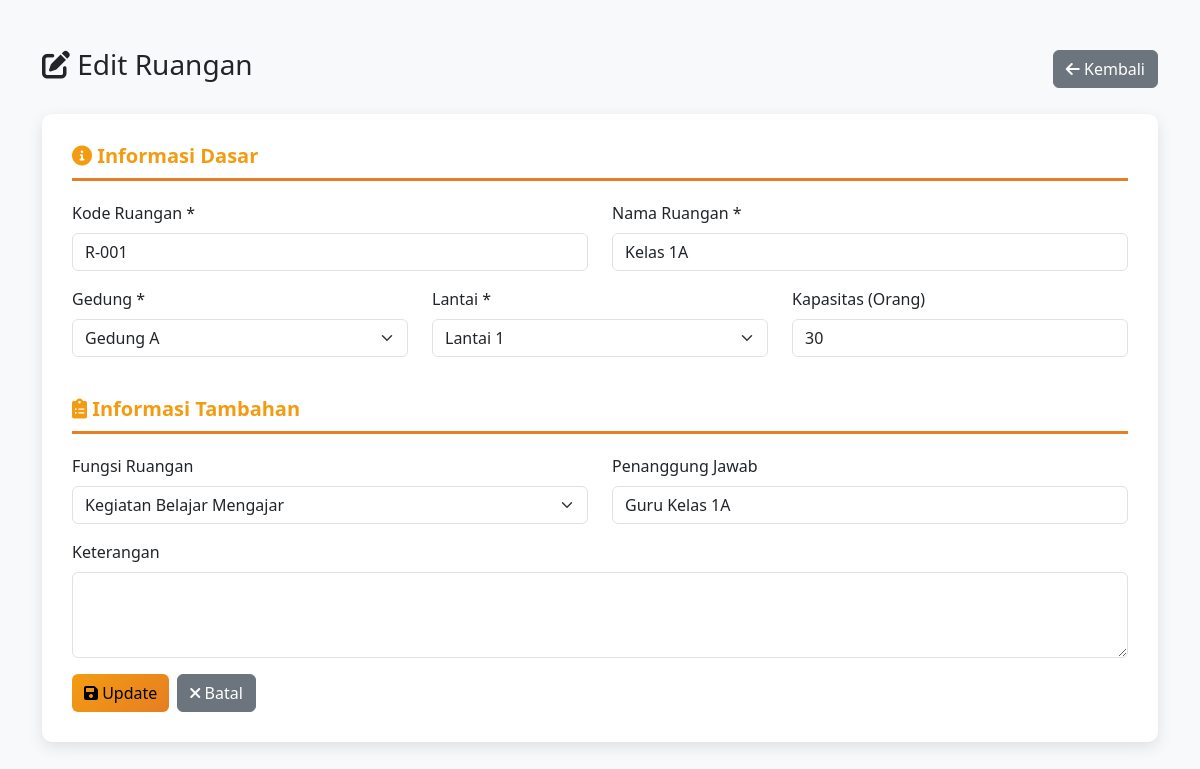
Page /edit_ruangan.php?id=1 (signed in) on the committed database.
### tables this page shows
CREATE TABLE `ruangan` (
  `id` int(11) NOT NULL,
  `kode_ruangan` varchar(50) NOT NULL,
  `nama_ruangan` varchar(100) NOT NULL,
  `lantai` varchar(20) DEFAULT NULL,
  `gedung` varchar(100) DEFAULT NULL,
  `kapasitas` int(11) DEFAULT NULL,
  `fungsi_ruangan` varchar(100) DEFAULT NULL,
  `penanggung_jawab` varchar(100) DEFAULT NULL,
  `keterangan` text DEFAULT NULL,
  `created_at` timestamp NULL DEFAULT current_timestamp(),
  `updated_at` timestamp NULL DEFAULT current_timestamp() ON UPDATE current_timestamp()
);

### edit_ruangan.php (the view, shortened to what this page needs)
<?php
require 'config.php';
$id = $_GET['id'];
$data = mysqli_query($conn, "SELECT * FROM ruangan WHERE id = $id")->fetch_assoc();
?>
<!DOCTYPE html>
<html lang="id">
<head>
    <link href="https://cdn.jsdelivr.net/npm/bootstrap@5.3.0/dist/css/bootstrap.min.css" rel="stylesheet">
    <link rel="stylesheet" href="https://cdnjs.cloudflare.com/ajax/libs/font-awesome/6.0.0/css/all.min.css">
</head>
<body>
<div class="container py-5">
    <div class="d-flex justify-content-between align-items-center mb-4">
        <h3><i class="fas fa-edit"></i> Edit Ruangan</h3>
        <a href="ruangan.php" class="btn btn-secondary"><i class="fas fa-arrow-left"></i> Kembali</a>
    </div>
    <div class="form-section">
        <form method="POST">
            <h5 class="section-title"><i class="fas fa-info-circle"></i> Informasi Dasar</h5>
            <div class="row">
                <div class="col-md-6 mb-3">
                    <label class="form-label">Kode Ruangan *</label>
                    <input type="text" name="kode_ruangan" class="form-control" value="<?= $data['kode_ruangan'] ?>" required>
                </div>
                <div class="col-md-6 mb-3">
                    <label class="form-label">Nama Ruangan *</label>
                    <input type="text" name="nama_ruangan" class="form-control" value="<?= $data['nama_ruangan'] ?>" required>
                </div>
            </div>
            <div class="row">
                <div class="col-md-4 mb-3">
                    <label class="form-label">Gedung *</label>
                    <select name="gedung" class="form-select" required>
                        <option value="Gedung A" <?= $data['gedung']=='Gedung A'?'selected':'' ?>>Gedung A</option>
                    </select>
                </div>
                <div class="col-md-4 mb-3">
                    <label class="form-label">Lantai *</label>
                    <select name="lantai" class="form-select" required>
                        <option value="1" <?= $data['lantai']=='1'?'selected':'' ?>>Lantai 1</option>
                    </select>
                </div>
                <div class="col-md-4 mb-3">
                    <label class="form-label">Kapasitas (Orang)</label>
                    <input type="number" name="kapasitas" class="form-control" value="<?= $data['kapasitas'] ?>">
                </div>
            </div>
            <h5 class="section-title mt-4"><i class="fas fa-clipboard-list"></i> Informasi Tambahan</h5>
            <div class="row">
                <div class="col-md-6 mb-3">
                    <label class="form-label">Fungsi Ruangan</label>
                    <select name="fungsi_ruangan" class="form-select">
                        <option value="Kegiatan Belajar Mengajar" <?= $data['fungsi_ruangan']=='Kegiatan Belajar Mengajar'?'selected':'' ?>>Kegiatan Belajar Mengajar</option>
                    </select>
                </div>
                <div class="col-md-6 mb-3">
                    <label class="form-label">Penanggung Jawab</label>
                    <input type="text" name="penanggung_jawab" class="form-control" value="<?= $data['penanggung_jawab'] ?>">
                </div>
            </div>
            <div class="mb-3">
                <label class="form-label">Keterangan</label>
                <textarea name="keterangan" class="form-control" rows="3"><?= $data['keterangan'] ?></textarea>
            </div>
            <div class="d-flex gap-2">
                <button type="submit" name="update" class="btn btn-warning"><i class="fas fa-save"></i> Update</button>
                <a href="ruangan.php" class="btn btn-secondary"><i class="fas fa-times"></i> Batal</a>
            </div>
        </form>
    </div>
</div>
</body>
</html>

### edit_ruangan.php (style rules this page uses)
body { background: #f8f9fa; }
.form-section { background: white; padding: 30px; border-radius: 10px; box-shadow: 0 5px 15px rgba(0,0,0,0.1); margin-bottom: 20px; }
.section-title { color: #f39c12; border-bottom: 3px solid #e67e22; padding-bottom: 10px; margin-bottom: 20px; font-weight: bold; }
.btn-warning { background: linear-gradient(135deg, #f39c12 0%, #e67e22 100%); border: none; }

### rows in the picture
ruangan: kode_ruangan "R-001", nama_ruangan "Kelas 1A", gedung "Gedung A", lantai "Lantai 1", kapasitas "30", fungsi_ruangan "Kegiatan Belajar Mengajar", penanggung_jawab "Guru Kelas 1A"
